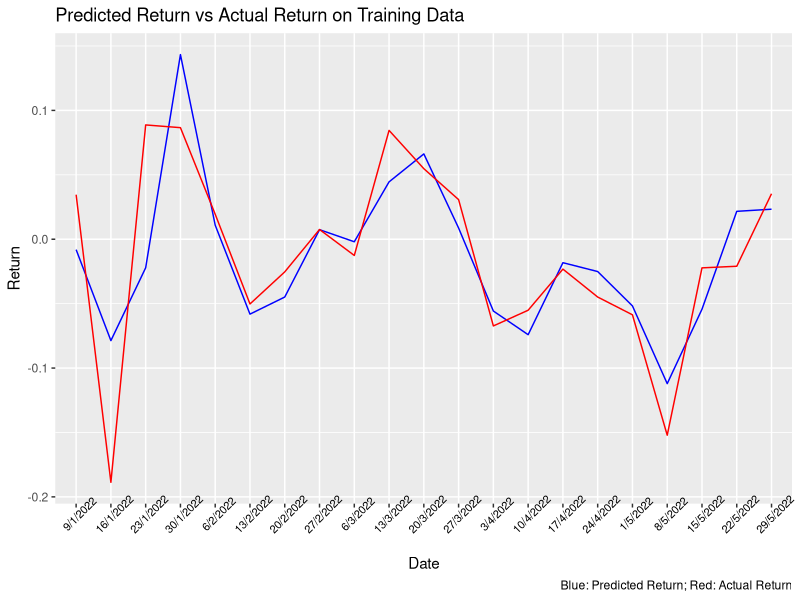
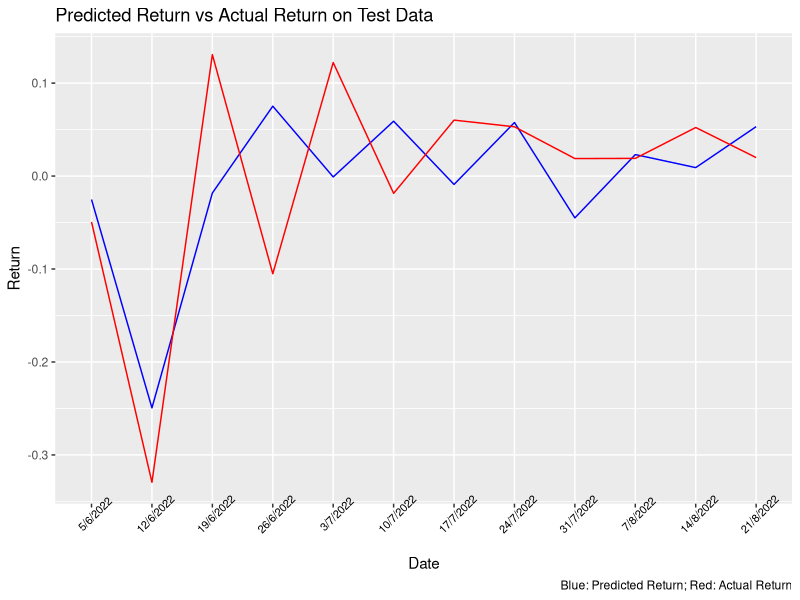

The R script that drew these images, in order:
## ---- chunk 1
## Install the Libraries

#install.packages("Metrics")
#install.packages("MLmetrics")
#install.packages("knitr")
#install.packages("kableExtra")

#install.packages("tidyverse")
#install.packages("dplyr")

## ---- chunk 2
## Use the Libraries

library(Metrics)
library(MLmetrics)
library(knitr)
library(kableExtra)

library(tidyverse)
library(dplyr)
## ---- chunk 3
## Read the Data

data = read.csv(file = 'bitcoin_price_weekly_2022_2.csv')
data_train = read.csv(file = 'bitcoin_price_weekly_2022_train_2_v2.csv')
data_test = read.csv(file = 'bitcoin_price_weekly_2022_test_2.csv')

## ---- chunk 4
## Build the Regression Model

regression_model = lm(close_return ~ sentiment2 + sentiment2_1, data = data_train)
regression_model

## ---- chunk 5
## Summary of the Regression Model

lin = summary(regression_model)
summary(regression_model)

## ---- chunk 6
# Calculate the Predicted Return

predicted_return = lin$coefficients[1, 1] + lin$coefficients[2, 1]*data_test$sentiment2 + lin$coefficients[3, 1]*data_test$sentiment2_1

predicted_return_train = lin$coefficients[1, 1] + lin$coefficients[2, 1]*data_train$sentiment2 + lin$coefficients[3, 1]*data_train$sentiment2_1

## ---- chunk 7
# Predicted Return vs Actual Return on Training Data

signs = c()
signs_word = c()

for (i in 1:length(predicted_return_train))
  if (sign(predicted_return_train[i]) == sign(data_train$close_return[i])){
  signs[i] = 1
  signs_word[i] = "same"
  } else{
  signs[i] = 0
  signs_word[i] = "different"
  }


table_1 = data.frame(data_train$Date, predicted_return_train, data_train$close_return, signs_word)

table_1 %>%
  knitr::kable(caption = "Table 1: Predicted Return vs Actual Return on Training Data", align = "lrrr", digits = 3, col.name = c("Date", "Predicted Return", "Actual Return", "Sign")) %>%
  kableExtra::kable_styling(bootstrap_options = "striped", full_width = FALSE)


accuray = sum(signs)/length(signs)

print(paste("The Accuray Rate of the Sign is", accuray))
## ---- chunk 8
graph_1 = data.frame(x1 = data_train$Date, y1 = predicted_return_train, y2 = data_train$close_return)


ggplot(graph_1, aes(x = x1)) + geom_line(aes(y = y1, group = 1), color = "blue") + geom_line(aes(y = y2, group = 1), color = "red") + xlab('Date') + ylab('Return') + labs(title="Predicted Return vs Actual Return on Training Data") + theme(axis.text.x = element_text(color = "black", size = 8, angle = 45)) + scale_x_discrete(limits = data_train$Date) + labs(caption = "Blue: Predicted Return; Red: Actual Return")

## ---- chunk 9
# Predicted Return vs Actual Return on Test Data

signs = c()
signs_word = c()

for (i in 1:length(predicted_return))
  if (sign(predicted_return[i]) == sign(data_test$close_return[i])){
  signs[i] = 1
  signs_word[i] = "same"
  } else{
  signs[i] = 0
  signs_word[i] = "different"
  }


table_2 = data.frame(data_test$Date, predicted_return, data_test$close_return, signs_word)

table_2 %>%
  knitr::kable(caption = "Table 2: Predicted Return vs Actual Return on Test Data", align = "lrrr", digits = 3, col.name = c("Date", "Predicted Return", "Actual Return", "Sign")) %>%
  kableExtra::kable_styling(bootstrap_options = "striped", full_width = FALSE)


accuray = sum(signs)/length(signs)

print(paste("The Accuray Rate of the Sign is", accuray))
## ---- chunk 10
graph_2 = data.frame(x1 = data_test$Date, y1 = predicted_return, y2 = data_test$close_return)

ggplot(graph_2, aes(x = x1)) + geom_line(aes(y = y1, group = 1), color = "blue") + geom_line(aes(y = y2, group = 1), color = "red") + xlab('Date') + ylab('Return') + labs(title="Predicted Return vs Actual Return on Test Data") + theme(axis.text.x = element_text(color = "black", size = 8, angle = 45)) + scale_x_discrete(limits = data_test$Date) + labs(caption = "Blue: Predicted Return; Red: Actual Return")
## ---- chunk 11


average_close_return = c()

for (i in 1:length(predicted_return))
  average_close_return[i] = mean(data_train$close_return)


#Mean Absolute Error (MAE)
a = mae(data_test$close_return, predicted_return)
a_2 = mae(data_test$close_return, average_close_return)


#Mean Squared Error (MSE)
b = mse(data_test$close_return, predicted_return)
b_2 = mse(data_test$close_return, average_close_return)


# Root Mean Squared Error (RMSE)
c = rmse(data_test$close_return, predicted_return)
c_2 = rmse(data_test$close_return, average_close_return)



#Mean absolute percentage error (MAPE)
e = MAPE(data_test$close_return, predicted_return)
e_2 = MAPE(data_test$close_return, average_close_return)


#Relative absolute error (RAE)
f = rae(actual = data_test$close_return, predicted = predicted_return)
f_2 = rae(actual = data_test$close_return, predicted = average_close_return)

metric = c("Mean Absolute Error (MAE)", "Mean Squared Error (MSE)", "Root Mean Squared Error (RMSE)", "Mean absolute percentage error (MAPE)", "Relative absolute error (RAE)")
Model = c(a, b, c, e, f)
baseline_model = c(a_2, b_2, c_2, e_2, f_2)
high_low = c()
diff = c()

for (i in 1:length(Model))
  if (Model[i] > baseline_model[i]){
  high_low[i] = "Worse"
  diff[i] = Model[i] - baseline_model[i]
  } else{
  high_low[i] = "Better"
  diff[i] = Model[i] - baseline_model[i]
  }

table_3 = data.frame(metric, Model, baseline_model, high_low, diff)

table_3 %>%
  knitr::kable(caption = "Table 3: Regression Model vs Baseline Model", align = "lrrrr",  digits = 4, col.name = c("Metric","Regression Model", "Baseline Model", "Better or Worse", "Difference")) %>%
  kableExtra::kable_styling(bootstrap_options = "striped", full_width = FALSE)
